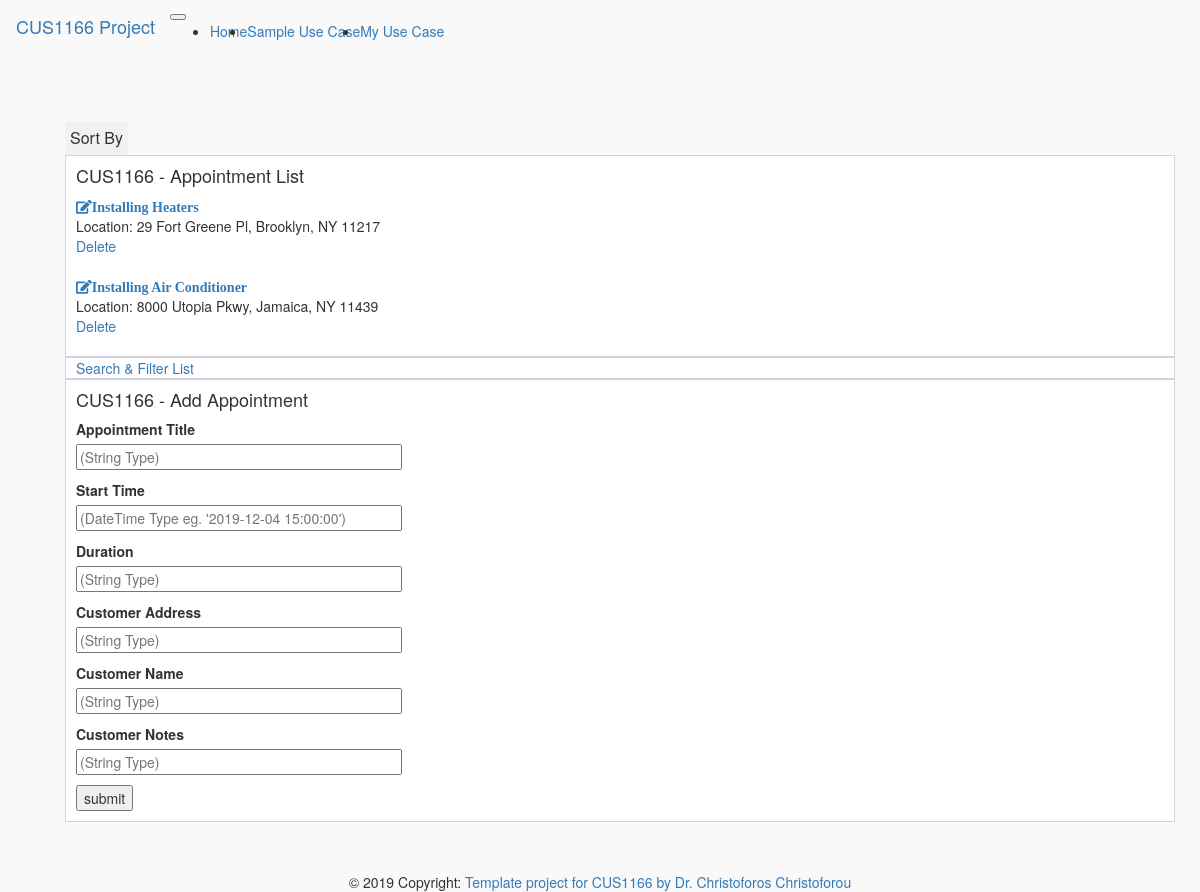
/appointmentlist/3/, run on an earlier commit of the app's database.
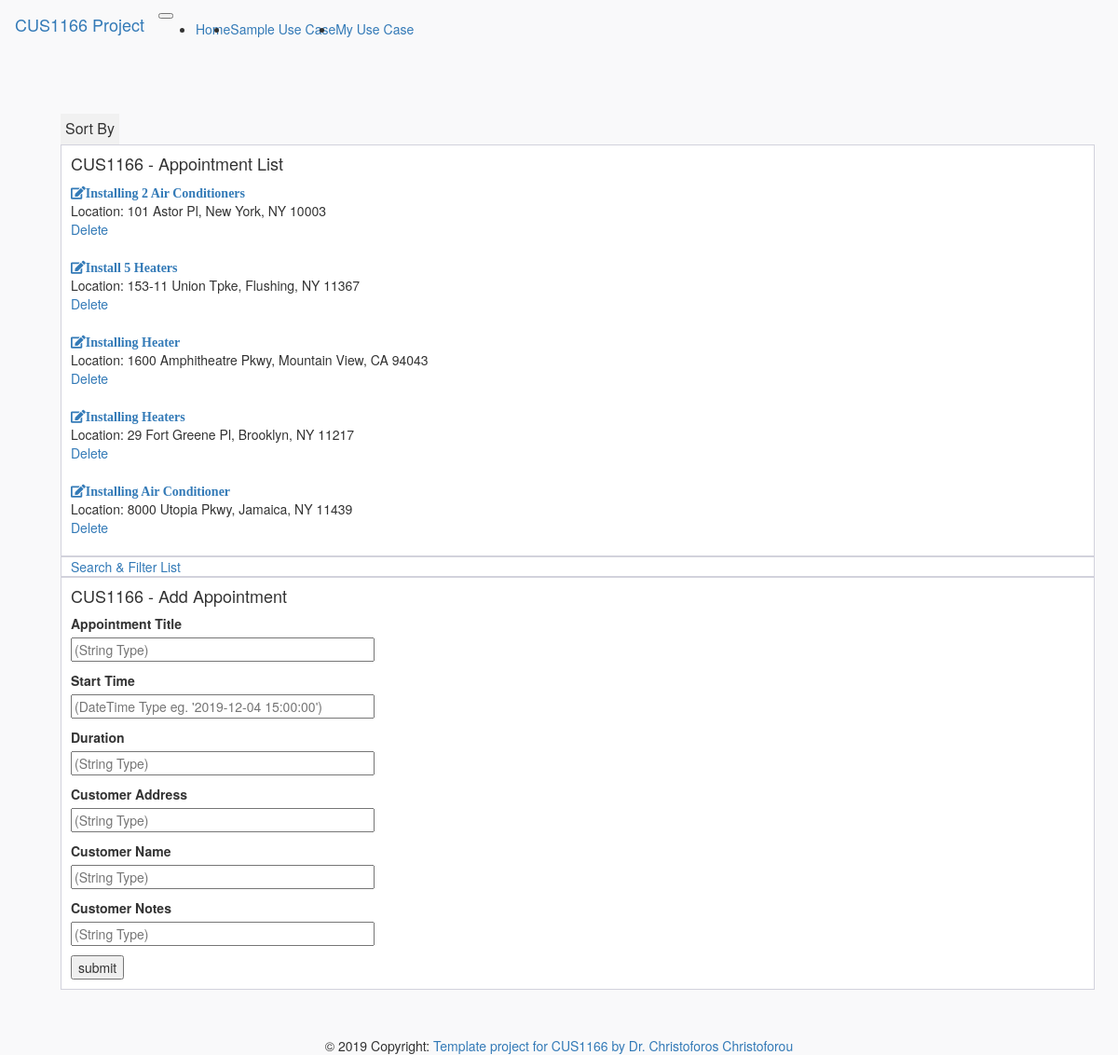
And on a later commit of the database.
### app/models.py (models this page shows)
class Appointment(db.Model):
    appointment_id = db.Column(db.Integer, primary_key=True)
    appointment_title = db.Column(db.String)
    appointment_start_date = db.Column(db.DateTime)
    appointment_duration = db.Column(db.String)
    appointment_location = db.Column(db.String)
    customer_name = db.Column(db.String)
    customer_notes = db.Column(db.String)

### app/main/routes.py (the view, shortened to what this page needs)
@bp.route('/appointmentlist/<int:sortby>/', methods=['GET','POST'])
def appointmentlist(sortby):
    form = AppointmentForm()
    if sortby==0:
        appointment_list = Appointment.query.order_by(Appointment.appointment_title)
    elif sortby==1:
        appointment_list = Appointment.query.order_by(Appointment.appointment_start_date)
    elif sortby==2:
        appointment_list = Appointment.query.order_by(Appointment.appointment_duration)
    elif sortby==3:
        appointment_list = Appointment.query.order_by(Appointment.appointment_location)
    elif sortby==4:
        appointment_list = Appointment.query.order_by(Appointment.customer_name)
    elif sortby==5:
        appointment_list = Appointment.query.order_by(Appointment.customer_notes)
    else:
        appointment_list = db.session.query(Appointment).all()
    return render_template("main/appointmentlist.html",appointment_list = appointment_list,form= form, sortby=sortby)

### app/main/forms.py
class AppointmentForm(FlaskForm):
    appointment_title = StringField('Appointment Title', validators=[DataRequired()])
    appointment_start_date = DateTimeField('Start Time', validators=[DataRequired()])
    appointment_duration = StringField('Duration', validators=[DataRequired()])
    appointment_location = StringField('Customer Address', validators=[DataRequired()])
    customer_name = StringField('Customer Name', validators=[DataRequired()])
    customer_notes = StringField('Customer Notes', validators=[DataRequired()])
    submit = SubmitField('submit')

### app/templates/main/appointmentlist.html (shortened to what this page needs)
{% extends "menu.html" %}
{% block main_content %}
<link rel="stylesheet", type="text/css", href="{{url_for('static', filename='css/dropdown.css')}}">
<div class="page-content page-container" id="page-content">
    <div class="padding">
        <div class="row container d-flex justify-content-center">
            <div class="col-lg-12">
                <div class="dropdown">
                  <button class="dropbtn">Sort By</button>
                </div>
                <div class="card px-3">
                    <h4>CUS1166 - Appointment List</h4>
                    {% for appointment in appointment_list %}
                        <a href="{{url_for('main.appointment', appointment_id=appointment.appointment_id)}}">
                             <i class="fas fa-edit">{{appointment.appointment_title}}</i>
                        </a>
                        {% if sortby == 1 %}
                          <span>Start Date: {{appointment.appointment_start_date}}</span>
                        {% elif sortby == 2 %}
                          <span>Duration: {{appointment.appointment_duration}}</span>
                        {% elif sortby == 3 %}
                          <span>Location: {{appointment.appointment_location}}</span>
                        {% elif sortby == 4 %}
                          <span>Customer Name: {{appointment.customer_name}}</span>
                        {% elif sortby == 5 %}
                          <span>Notes: {{appointment.customer_notes}}</span>
                        {% endif %}
                        <a href="{{url_for('main.remove_appointment', appointment_id=appointment.appointment_id)}}">Delete</a>
                        <br>
                    {% endfor %}
                </div>
                <div class="card px-3">
                  <a href="{{url_for('main.search_appointment', filterby=0)}}">Search & Filter List</a>
                </div>
                <div class="card px-3">
                    <h4>CUS1166 - Add Appointment</h4>
                    <form action="{{url_for('main.appointmentlist', sortby=0)}}" method="POST" novalidate>
                    <p>
                        {{form.appointment_title.label}}<br>
                        {{form.appointment_title(size=40, placeholder="(String Type)")}}<br>
                    </p>
                    <p>
                        {{form.appointment_start_date.label}}<br>
                        {{form.appointment_start_date(size=40, placeholder="(DateTime Type eg. '2019-12-04 15:00:00')")}}<br>
                    </p>
                    <p>
                        {{form.appointment_duration.label}}<br>
                        {{form.appointment_duration(size=40, placeholder="(String Type)")}}<br>
                    </p>
                    <p>
                        {{form.appointment_location.label}}<br>
                        {{form.appointment_location(size=40, placeholder="(String Type)")}}<br>
                    </p>
                    <p>
                        {{form.customer_name.label}}<br>
                        {{form.customer_name(size=40, placeholder="(String Type)") }}<br>
                    </p>
                    <p>
                        {{form.customer_notes.label}}<br>
                        {{form.customer_notes(size=40, placeholder="(String Type)")}}
                    </p>
                    <p>{{form.submit()}}</p>
                    </form>
                </div>
            </div>
        </div>
    </div>
</div>
{% endblock %}

What changed in the data, as far as the page shows it:
added Appointment: appointment_title "Installing 2 Air Conditioners", appointment_location "101 Astor Pl, New York, NY 10003"
added Appointment: appointment_title "Install 5 Heaters", appointment_location "153-11 Union Tpke, Flushing, NY 11367"
added Appointment: appointment_title "Installing Heater", appointment_location "1600 Amphitheatre Pkwy, Mountain View, CA 94043"
